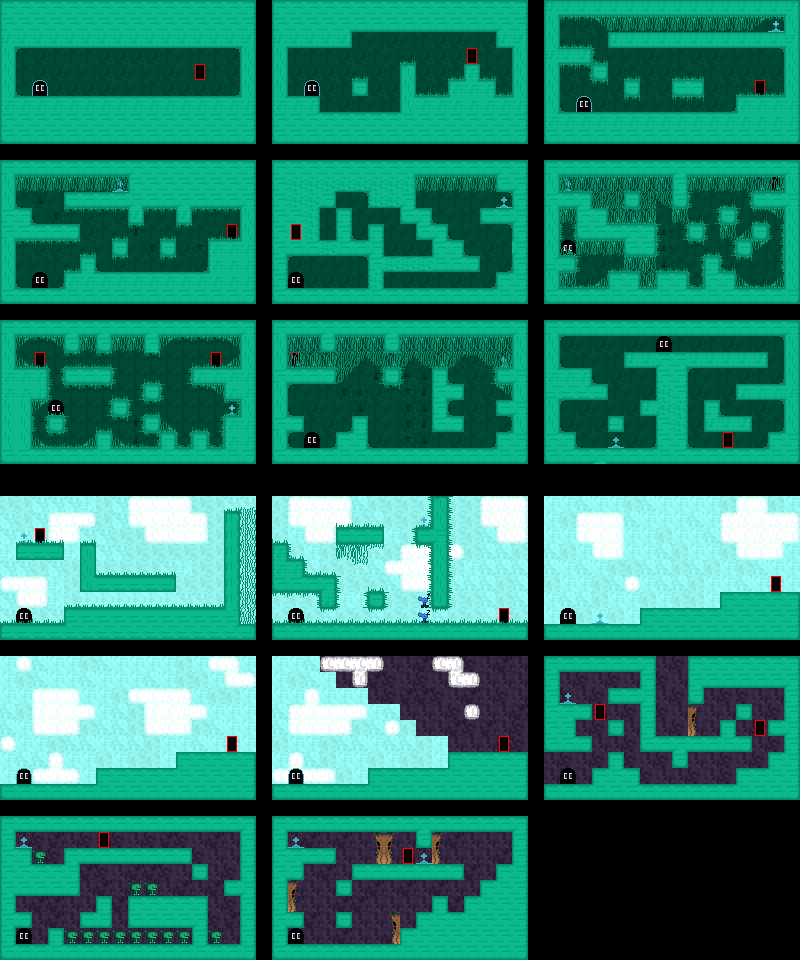

This is a level from a 2D game, rendered from its Tiled map with the project's own tilesets. A one-line summary and the map file follow, with tile-layer data summarised:
An orthogonal 50x60 tile map with 16x16 px tiles, 5 tile layers (bg, bgdecor, blocks, sprites, ...).

<map version="1.10" tiledversion="1.11.0" orientation="orthogonal" renderorder="right-down" width="50" height="60" tilewidth="16" tileheight="16" infinite="0" nextlayerid="6" nextobjectid="1">
  <tileset firstgid="1" source="spritesheet.tsx" />
  <layer id="1" name="bg" width="50" height="60">
    <data>[3000 cells, 1574 non-empty, 29 distinct tile ids]</data>
  </layer>
  <layer id="2" name="bgdecor" width="50" height="60">
    <data>[3000 cells, 158 non-empty, 31 distinct tile ids]</data>
  </layer>
  <layer id="3" name="blocks" width="50" height="60">
    <data>[3000 cells, 1140 non-empty, 40 distinct tile ids]</data>
  </layer>
  <layer id="4" name="sprites" width="50" height="60">
    <data>[3000 cells, 78 non-empty, 13 distinct tile ids]</data>
  </layer>
  <layer id="5" name="blockDecor" width="50" height="60">
    <data>[3000 cells, 1517 non-empty, 44 distinct tile ids]</data>
  </layer>
</map>
